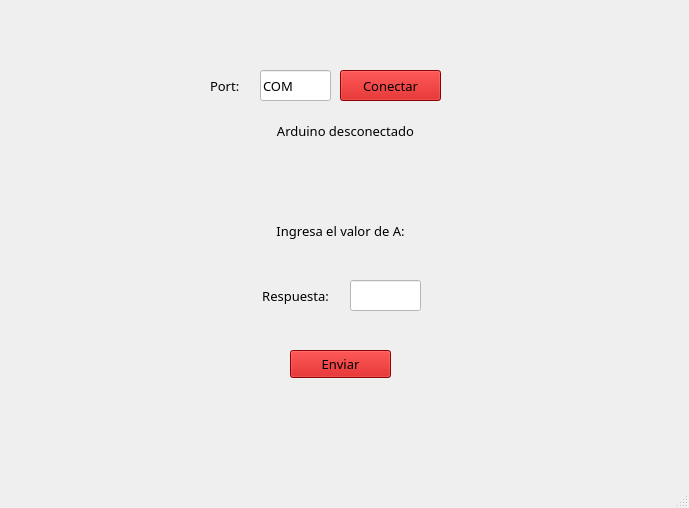
<?xml version="1.0" encoding="UTF-8"?>
<ui version="4.0">
 <class>MainWindow</class>
 <widget class="QMainWindow" name="MainWindow">
  <property name="geometry">
   <rect>
    <x>0</x>
    <y>0</y>
    <width>689</width>
    <height>508</height>
   </rect>
  </property>
  <property name="windowTitle">
   <string>MainWindow</string>
  </property>
  <widget class="QWidget" name="centralwidget">
   <widget class="QLabel" name="lbl_logoUAT">
    <property name="geometry">
     <rect>
      <x>10</x>
      <y>0</y>
      <width>181</width>
      <height>71</height>
     </rect>
    </property>
    <property name="text">
     <string/>
    </property>
    <property name="pixmap">
     <pixmap resource="../../recursos.qrc">:/logo/Imagenes/UAT-Escudo-2024.png</pixmap>
    </property>
    <property name="scaledContents">
     <bool>true</bool>
    </property>
   </widget>
   <widget class="QLabel" name="lbl_logoFIT">
    <property name="geometry">
     <rect>
      <x>500</x>
      <y>10</y>
      <width>171</width>
      <height>61</height>
     </rect>
    </property>
    <property name="text">
     <string/>
    </property>
    <property name="pixmap">
     <pixmap resource="../../recursos.qrc">:/logo/Imagenes/LogoFIT.png</pixmap>
    </property>
    <property name="scaledContents">
     <bool>true</bool>
    </property>
   </widget>
   <widget class="QLabel" name="lbl_logoCT">
    <property name="geometry">
     <rect>
      <x>630</x>
      <y>390</y>
      <width>51</width>
      <height>51</height>
     </rect>
    </property>
    <property name="text">
     <string/>
    </property>
    <property name="pixmap">
     <pixmap resource="../../recursos.qrc">:/logo/Imagenes/logoCT.png</pixmap>
    </property>
    <property name="scaledContents">
     <bool>true</bool>
    </property>
   </widget>
   <widget class="QPushButton" name="btn_enviar">
    <property name="geometry">
     <rect>
      <x>290</x>
      <y>350</y>
      <width>101</width>
      <height>28</height>
     </rect>
    </property>
    <property name="font">
     <font>
      <family>Bahnschrift</family>
      <pointsize>10</pointsize>
     </font>
    </property>
    <property name="styleSheet">
     <string notr="true">background-color: rgb(200, 0, 0);</string>
    </property>
    <property name="text">
     <string>Enviar</string>
    </property>
   </widget>
   <widget class="QLabel" name="label">
    <property name="geometry">
     <rect>
      <x>210</x>
      <y>70</y>
      <width>41</width>
      <height>31</height>
     </rect>
    </property>
    <property name="font">
     <font>
      <family>Bahnschrift</family>
      <pointsize>10</pointsize>
     </font>
    </property>
    <property name="text">
     <string>Port:</string>
    </property>
   </widget>
   <widget class="QLabel" name="label_3">
    <property name="geometry">
     <rect>
      <x>240</x>
      <y>280</y>
      <width>111</width>
      <height>31</height>
     </rect>
    </property>
    <property name="font">
     <font>
      <family>Bahnschrift</family>
      <pointsize>10</pointsize>
     </font>
    </property>
    <property name="text">
     <string>Respuesta:</string>
    </property>
    <property name="alignment">
     <set>Qt::AlignCenter</set>
    </property>
   </widget>
   <widget class="QLabel" name="lbl_resultado">
    <property name="geometry">
     <rect>
      <x>160</x>
      <y>390</y>
      <width>371</width>
      <height>61</height>
     </rect>
    </property>
    <property name="font">
     <font>
      <family>Bahnschrift</family>
      <pointsize>10</pointsize>
     </font>
    </property>
    <property name="text">
     <string/>
    </property>
    <property name="alignment">
     <set>Qt::AlignCenter</set>
    </property>
   </widget>
   <widget class="QLineEdit" name="txt_COM">
    <property name="geometry">
     <rect>
      <x>260</x>
      <y>70</y>
      <width>71</width>
      <height>31</height>
     </rect>
    </property>
    <property name="font">
     <font>
      <family>Bahnschrift</family>
      <pointsize>10</pointsize>
     </font>
    </property>
    <property name="styleSheet">
     <string notr="true">background-color: rgb(255, 255, 255);</string>
    </property>
    <property name="text">
     <string>COM</string>
    </property>
   </widget>
   <widget class="QLabel" name="lbl_estado">
    <property name="geometry">
     <rect>
      <x>260</x>
      <y>120</y>
      <width>171</width>
      <height>21</height>
     </rect>
    </property>
    <property name="font">
     <font>
      <family>Bahnschrift</family>
      <pointsize>10</pointsize>
     </font>
    </property>
    <property name="text">
     <string>Arduino desconectado</string>
    </property>
    <property name="alignment">
     <set>Qt::AlignCenter</set>
    </property>
   </widget>
   <widget class="QPushButton" name="btn_conectar">
    <property name="geometry">
     <rect>
      <x>340</x>
      <y>70</y>
      <width>101</width>
      <height>31</height>
     </rect>
    </property>
    <property name="font">
     <font>
      <family>Bahnschrift</family>
      <pointsize>10</pointsize>
     </font>
    </property>
    <property name="styleSheet">
     <string notr="true">background-color: rgb(200, 0, 0);</string>
    </property>
    <property name="text">
     <string>Conectar</string>
    </property>
   </widget>
   <widget class="QLineEdit" name="txt_ingreso">
    <property name="geometry">
     <rect>
      <x>350</x>
      <y>280</y>
      <width>71</width>
      <height>31</height>
     </rect>
    </property>
    <property name="font">
     <font>
      <family>Bahnschrift</family>
      <pointsize>10</pointsize>
     </font>
    </property>
    <property name="styleSheet">
     <string notr="true">background-color: rgb(255, 255, 255);</string>
    </property>
    <property name="text">
     <string/>
    </property>
   </widget>
   <widget class="QLabel" name="lbl_instruccion">
    <property name="geometry">
     <rect>
      <x>150</x>
      <y>200</y>
      <width>381</width>
      <height>61</height>
     </rect>
    </property>
    <property name="font">
     <font>
      <family>Bahnschrift</family>
      <pointsize>10</pointsize>
     </font>
    </property>
    <property name="text">
     <string>Ingresa el valor de A:</string>
    </property>
    <property name="alignment">
     <set>Qt::AlignCenter</set>
    </property>
   </widget>
  </widget>
  <widget class="QMenuBar" name="menubar">
   <property name="geometry">
    <rect>
     <x>0</x>
     <y>0</y>
     <width>689</width>
     <height>26</height>
    </rect>
   </property>
  </widget>
  <widget class="QStatusBar" name="statusbar"/>
 </widget>
 <resources>
  <include location="../../recursos.qrc"/>
 </resources>
 <connections/>
</ui>
